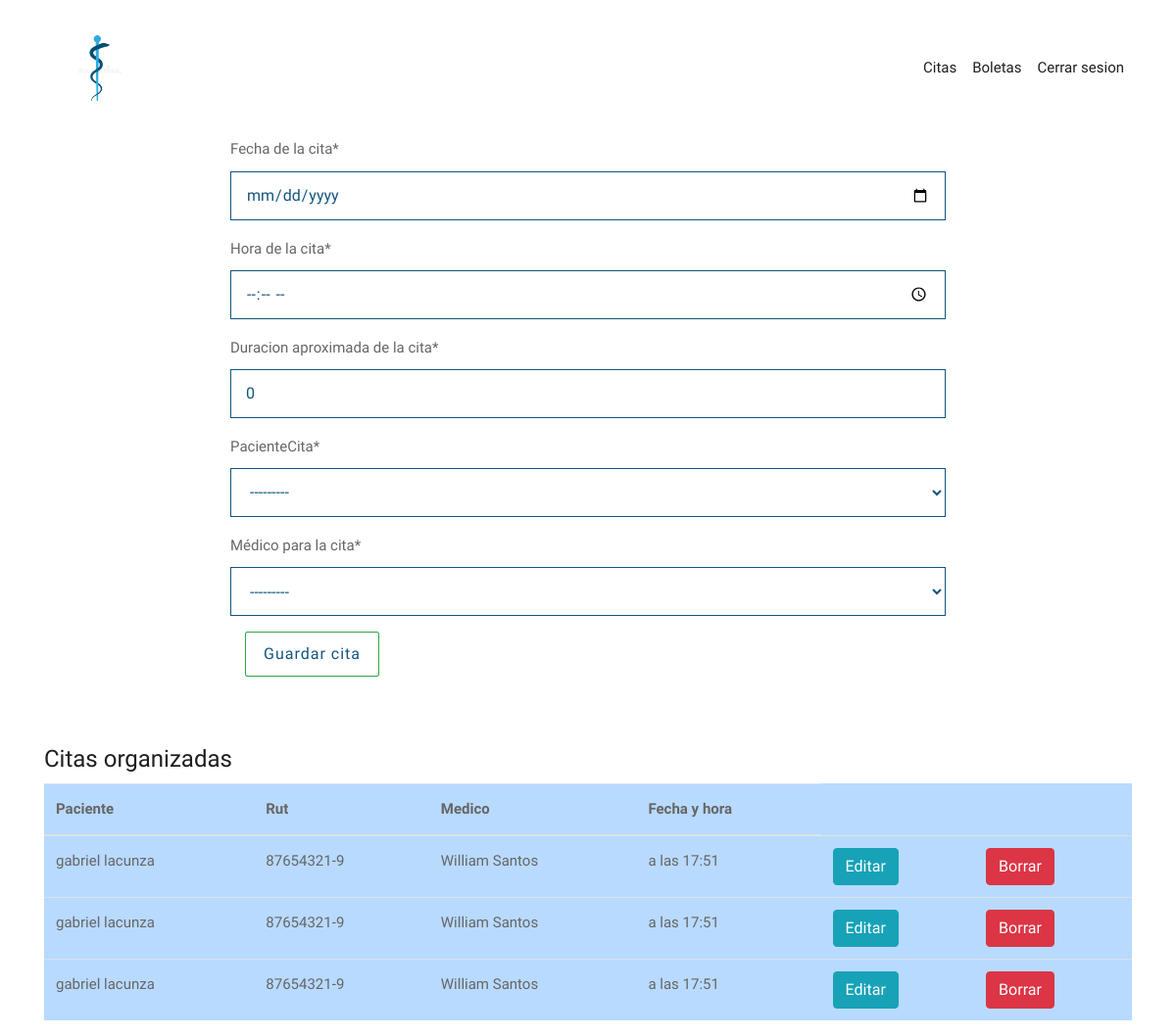
Before: /sec/citas/crear/-1 with the older database file.
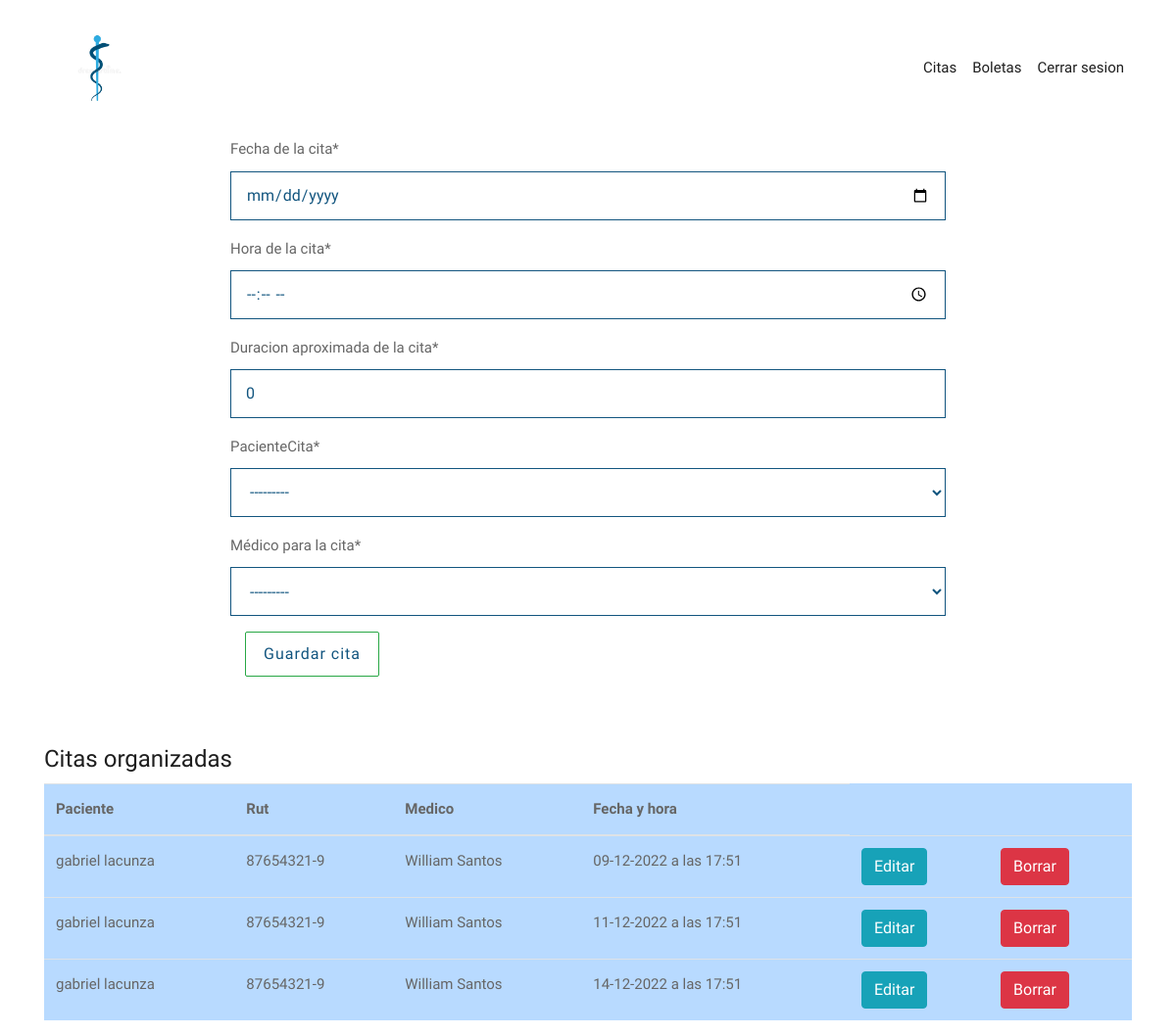
After: the same page with the newer database file.
### appMedica/models.py (models this page shows, shortened)
class Cita(models.Model):
    fechaCita = models.DateField(verbose_name="fecha de la cita")
    horaInicioCita = models.TimeField(default=0, verbose_name="hora de la cita")
    duracionCita = models.IntegerField(default=0, verbose_name="duracion aproximada de la cita")
    pacienteCita = models.ForeignKey(Perfil, on_delete=models.DO_NOTHING, related_name="pacienteCita")
    medicoCita = models.ForeignKey(Medico, on_delete=models.DO_NOTHING, related_name="medicoCita", verbose_name="médico para la cita")

class Perfil(models.Model):
    user = models.OneToOneField(User, on_delete=models.CASCADE)
    rutUsuario = models.IntegerField(primary_key=True, verbose_name="rut(sin digito verificador)")
    dvUsuario = models.CharField(max_length=1, verbose_name="digito verificador")
    nombreUsuario = models.CharField(max_length=30, verbose_name="nombre")
    apellidoUsuario = models.CharField(max_length=30, verbose_name="apellido")
    direccionUsuario = models.CharField(max_length=40, verbose_name="dirrecion")
    telefonoUsuario = models.CharField(max_length=12, verbose_name="telefono celular")
    mailUsuario = models.EmailField(max_length=40, verbose_name="email")
    rolUsuario = models.ForeignKey(Rol, on_delete=models.DO_NOTHING, verbose_name="rol del usuario", default="Paciente")
    especialidadUsuario = models.ForeignKey(Especialidad, on_delete=models.DO_NOTHING, verbose_name="especialidad del medico", null=True, blank=True, default=None)
    def __str__(self):
        return f"{self.nombreUsuario} {self.apellidoUsuario} ({self.rutUsuario}-{self.dvUsuario})"

class Medico(models.Model):
    user = models.OneToOneField(User, on_delete=models.CASCADE)
    rutUsuario = models.IntegerField(primary_key=True, verbose_name="rut(sin digito verificador)")
    dvUsuario = models.CharField(max_length=1, verbose_name="digito verificador")
    nombreUsuario = models.CharField(max_length=30, verbose_name="nombre")
    apellidoUsuario = models.CharField(max_length=30, verbose_name="apellido")
    direccionUsuario = models.CharField(max_length=40, verbose_name="dirrecion")
    telefonoUsuario = models.CharField(max_length=12, verbose_name="telefono celular")
    mailUsuario = models.EmailField(max_length=40, verbose_name="email")
    especialidadUsuario = models.ForeignKey(Especialidad, on_delete=models.DO_NOTHING, verbose_name="especialidad del medico", default=None)
    def __str__(self):
        return f"{self.nombreUsuario} {self.apellidoUsuario} ({self.rutUsuario}-{self.dvUsuario})"

### appSecretaria/views.py (the view, shortened to what this page needs)
# urls.py: path("citas/<act>/<id>", citasSec, name="citasSec"),
def citasSec(request, act, id):
    today = now().date()
    citas = Cita.objects.all().order_by("fechaCita", "horaInicioCita").filter(fechaCita__gte= today)
    cantidadCitas = len(citas)
    form = registroCitaFormSec()
    if act == "crear":
        if request.method == "POST":
            form = registroCitaFormSec(request.POST)
            if form.is_valid():
                fechaCita = form.cleaned_data["fechaCita"]
                horaInicioCita = form.cleaned_data["horaInicioCita"]
                duracionCita = form.cleaned_data["duracionCita"]
                medicoCita = Medico.objects.get(rutUsuario = int(request.POST.get("medicoCita")))
                pacienteCita = Perfil.objects.get(rutUsuario = int(request.POST.get("pacienteCita")))
                Cita.objects.create(fechaCita=fechaCita, horaInicioCita=horaInicioCita, duracionCita=duracionCita, medicoCita=medicoCita, pacienteCita=pacienteCita)
                return redirect("/sec/citas/crear/-1")
    elif act == "eliminar":
        citas.get(id = id).delete()
        return redirect("/sec/citas/crear/-1")
    return render(request, "citasSec.html", {"citas": citas, "form": form, "cc": cantidadCitas, "act": act, "id": id})

### appSecretaria/forms.py
class registroCitaFormSec(ModelForm):
    class Meta:
        model = Cita
        fields = [
            "fechaCita",
            "horaInicioCita",
            "duracionCita",
            "pacienteCita",
            "medicoCita"
        ]
        widgets = {
            'fechaCita': DateInput(),
            'horaInicioCita': TimeInput()
        }

### templates/citasSec.html (shortened to what this page needs)
{% extends "indexsec.html" %}
{% load crispy_forms_tags %}
{% block content %}
    <div class="container">
        <div class="row">
            <div class="col-2"></div>
            <div class="col-8">
                <div class="well-block">
                    <form action="" method="post">
                        {{form|crispy}}
                        <div class="col-md-4">
                            <div class="form-group">
                                <button class="btn btn-success btnwidth" type="submit">Guardar cita</button>
                            </div>
                        </div>
                    </form>
                </div>
            </div>
        </div>
        <br>
        <br>
        <h1>Citas organizadas</h1>
        {% if cc > 0 %}
            <div class="table-responsive">
                <table class="table table-primary">
                    <thead>
                        <tr>
                            <th scope="col">Paciente</th>
                            <th scope="col">Rut</th>
                            <th scope="col">Medico</th>
                            <th scope="col">Fecha y hora</th>
                        </tr>
                    </thead>
                    <tbody>
                        {% for i in citas %}
                            <tr class="">
                                <td scope="row">{{i.pacienteCita.nombreUsuario}} {{i.pacienteCita.apellidoUsuario}}</td>
                                <td>{{i.pacienteCita.rutUsuario}}-{{i.pacienteCita.dvUsuario}}</td>
                                <td>{{i.medicoCita.nombreUsuario}} {{i.medicoCita.apellidoUsuario}}</td>
                                <td>{{i.fechaCita|date:'d-m-Y'}} a las {{i.horaInicioCita}}</td>
                                <td><a class="btn btn-info" href="{% url "citasSec" "editar" i.id %}">Editar</a></td>
                                <td><a class="btn btn-danger" href="{% url "citasSec" "eliminar" i.id %}">Borrar</a></td>
                            </tr>
                        {% endfor %}
                    </tbody>
                </table>
            </div>
        {% else %}
            <h2>No hay citas programadas.</h2>
        {% endif %}
    </div>
{% endblock %}

Changed rows visible on the page:
no longer on this page (row edited): Cita: pacienteCita.nombreUsuario "gabriel", pacienteCita.apellidoUsuario "lacunza", pacienteCita.rutUsuario "87654321", pacienteCita.dvUsuario "9", medicoCita.nombreUsuario "William", medicoCita.apellidoUsuario "Santos", horaInicioCita "17:51"
changed Cita (number 1 of 3 on the later page): fechaCita (not shown) → "09-12-2022"; moves up the list
now on this page (row edited): Cita: pacienteCita.nombreUsuario "gabriel", pacienteCita.apellidoUsuario "lacunza", pacienteCita.rutUsuario "87654321", pacienteCita.dvUsuario "9", medicoCita.nombreUsuario "William", medicoCita.apellidoUsuario "Santos", fechaCita "11-12-2022", horaInicioCita "17:51"
changed Cita (number 3 of 3 on the later page): fechaCita (not shown) → "14-12-2022"
